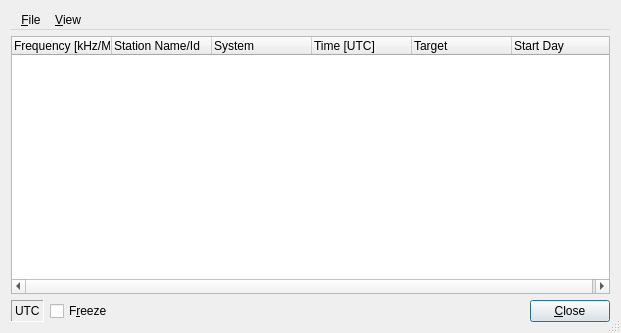
<?xml version="1.0" encoding="UTF-8"?>
<ui version="4.0">
 <class>LiveScheduleWindow</class>
 <widget class="QDialog" name="LiveScheduleWindow">
  <property name="geometry">
   <rect>
    <x>0</x>
    <y>0</y>
    <width>621</width>
    <height>333</height>
   </rect>
  </property>
  <property name="windowTitle">
   <string>Live Schedule</string>
  </property>
  <property name="windowIcon">
   <iconset resource="res/icons.qrc">
    <normaloff>:/icons/MainIcon.png</normaloff>:/icons/MainIcon.png</iconset>
  </property>
  <property name="sizeGripEnabled">
   <bool>true</bool>
  </property>
  <layout class="QVBoxLayout" name="verticalLayout">
   <item>
    <widget class="QMenuBar" name="menubar">
     <widget class="QMenu" name="menuFile">
      <property name="title">
       <string>&amp;File</string>
      </property>
      <addaction name="actionSave"/>
     </widget>
     <widget class="QMenu" name="menu_View">
      <property name="title">
       <string>&amp;View</string>
      </property>
      <widget class="QMenu" name="menuStations_preview">
       <property name="title">
        <string>Stations &amp;preview</string>
       </property>
       <addaction name="actionDisabled"/>
       <addaction name="action5minutes"/>
       <addaction name="action15minutes"/>
       <addaction name="action30minutes"/>
      </widget>
      <addaction name="actionShowOnlyActiveStations"/>
      <addaction name="actionShowAllStations"/>
      <addaction name="menuStations_preview"/>
     </widget>
     <addaction name="menuFile"/>
     <addaction name="menu_View"/>
    </widget>
   </item>
   <item>
    <widget class="QTreeWidget" name="ListViewStations">
     <property name="sizePolicy">
      <sizepolicy hsizetype="Expanding" vsizetype="Expanding">
       <horstretch>0</horstretch>
       <verstretch>0</verstretch>
      </sizepolicy>
     </property>
     <property name="rootIsDecorated">
      <bool>false</bool>
     </property>
     <property name="uniformRowHeights">
      <bool>true</bool>
     </property>
     <column>
      <property name="text">
       <string>Frequency [kHz/MHz]</string>
      </property>
     </column>
     <column>
      <property name="text">
       <string>Station Name/Id</string>
      </property>
     </column>
     <column>
      <property name="text">
       <string>System</string>
      </property>
     </column>
     <column>
      <property name="text">
       <string>Time [UTC]</string>
      </property>
     </column>
     <column>
      <property name="text">
       <string>Target</string>
      </property>
     </column>
     <column>
      <property name="text">
       <string>Start Day</string>
      </property>
     </column>
    </widget>
   </item>
   <item>
    <layout class="QHBoxLayout" name="horizontalLayout">
     <item>
      <widget class="QLabel" name="TextLabelUTCTime">
       <property name="sizePolicy">
        <sizepolicy hsizetype="Minimum" vsizetype="Minimum">
         <horstretch>0</horstretch>
         <verstretch>0</verstretch>
        </sizepolicy>
       </property>
       <property name="frameShape">
        <enum>QFrame::Panel</enum>
       </property>
       <property name="frameShadow">
        <enum>QFrame::Sunken</enum>
       </property>
       <property name="text">
        <string>UTC</string>
       </property>
       <property name="wordWrap">
        <bool>false</bool>
       </property>
      </widget>
     </item>
     <item>
      <widget class="QCheckBox" name="CheckBoxFreeze">
       <property name="sizePolicy">
        <sizepolicy hsizetype="Minimum" vsizetype="Minimum">
         <horstretch>0</horstretch>
         <verstretch>0</verstretch>
        </sizepolicy>
       </property>
       <property name="text">
        <string>F&amp;reeze</string>
       </property>
      </widget>
     </item>
     <item>
      <spacer name="Spacer4">
       <property name="orientation">
        <enum>Qt::Horizontal</enum>
       </property>
       <property name="sizeType">
        <enum>QSizePolicy::Expanding</enum>
       </property>
       <property name="sizeHint" stdset="0">
        <size>
         <width>20</width>
         <height>20</height>
        </size>
       </property>
      </spacer>
     </item>
     <item>
      <widget class="QPushButton" name="buttonOk">
       <property name="sizePolicy">
        <sizepolicy hsizetype="Minimum" vsizetype="Maximum">
         <horstretch>0</horstretch>
         <verstretch>0</verstretch>
        </sizepolicy>
       </property>
       <property name="text">
        <string>&amp;Close</string>
       </property>
       <property name="autoDefault">
        <bool>true</bool>
       </property>
       <property name="default">
        <bool>true</bool>
       </property>
      </widget>
     </item>
    </layout>
   </item>
  </layout>
  <action name="actionShowOnlyActiveStations">
   <property name="checkable">
    <bool>true</bool>
   </property>
   <property name="text">
    <string>Show only active stations</string>
   </property>
  </action>
  <action name="actionShowAllStations">
   <property name="checkable">
    <bool>true</bool>
   </property>
   <property name="text">
    <string>Show all stations</string>
   </property>
  </action>
  <action name="action5minutes">
   <property name="checkable">
    <bool>true</bool>
   </property>
   <property name="text">
    <string>5 minutes</string>
   </property>
  </action>
  <action name="action15minutes">
   <property name="checkable">
    <bool>true</bool>
   </property>
   <property name="text">
    <string>15 minutes</string>
   </property>
  </action>
  <action name="action30minutes">
   <property name="checkable">
    <bool>true</bool>
   </property>
   <property name="text">
    <string>30 minutes</string>
   </property>
  </action>
  <action name="actionDisabled">
   <property name="checkable">
    <bool>true</bool>
   </property>
   <property name="text">
    <string>&amp;Disabled</string>
   </property>
  </action>
  <action name="actionSave">
   <property name="text">
    <string>Save...</string>
   </property>
  </action>
 </widget>
 <resources>
  <include location="res/icons.qrc"/>
 </resources>
 <connections/>
</ui>
